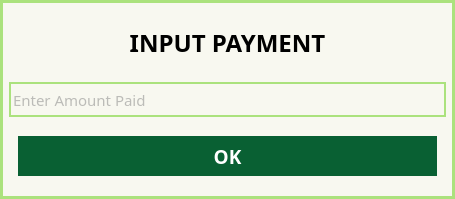
<?xml version="1.0" encoding="UTF-8"?>
<ui version="4.0">
 <class>Dialog</class>
 <widget class="QDialog" name="Dialog">
  <property name="geometry">
   <rect>
    <x>0</x>
    <y>0</y>
    <width>455</width>
    <height>199</height>
   </rect>
  </property>
  <property name="windowTitle">
   <string>Dialog</string>
  </property>
  <property name="styleSheet">
   <string notr="true">#widget{
background-color: #F8F8F0;
border: 3px solid #ABE27D;
}
.QPushButton{
background-color: #096033;
border: 3px solid #096033;
color: white
}
.QLineEdit{
border : 2px solid #ABE27D;
background-color:rgba(0,0,0,0);
color: gray
}
.QLabel{
color: black;
}</string>
  </property>
  <layout class="QVBoxLayout" name="verticalLayout_3">
   <property name="leftMargin">
    <number>0</number>
   </property>
   <property name="topMargin">
    <number>0</number>
   </property>
   <property name="rightMargin">
    <number>0</number>
   </property>
   <property name="bottomMargin">
    <number>0</number>
   </property>
   <item>
    <widget class="QWidget" name="widget" native="true">
     <property name="font">
      <font>
       <family>DM Sans</family>
      </font>
     </property>
     <layout class="QVBoxLayout" name="verticalLayout">
      <item>
       <widget class="QLabel" name="label">
        <property name="font">
         <font>
          <family>DM Sans</family>
          <pointsize>18</pointsize>
          <bold>true</bold>
         </font>
        </property>
        <property name="text">
         <string>INPUT PAYMENT</string>
        </property>
        <property name="alignment">
         <set>Qt::AlignCenter</set>
        </property>
       </widget>
      </item>
      <item>
       <widget class="QLineEdit" name="Input_LE">
        <property name="sizePolicy">
         <sizepolicy hsizetype="Minimum" vsizetype="Fixed">
          <horstretch>0</horstretch>
          <verstretch>0</verstretch>
         </sizepolicy>
        </property>
        <property name="minimumSize">
         <size>
          <width>25</width>
          <height>35</height>
         </size>
        </property>
        <property name="font">
         <font>
          <family>DM Sans</family>
          <pointsize>11</pointsize>
         </font>
        </property>
        <property name="placeholderText">
         <string>Enter Amount Paid</string>
        </property>
       </widget>
      </item>
      <item>
       <widget class="QWidget" name="widget_2" native="true">
        <layout class="QVBoxLayout" name="verticalLayout_2">
         <item>
          <widget class="QPushButton" name="ok_btn">
           <property name="minimumSize">
            <size>
             <width>0</width>
             <height>40</height>
            </size>
           </property>
           <property name="font">
            <font>
             <family>DM Sans</family>
             <pointsize>14</pointsize>
             <bold>true</bold>
            </font>
           </property>
           <property name="text">
            <string>OK</string>
           </property>
          </widget>
         </item>
        </layout>
       </widget>
      </item>
     </layout>
    </widget>
   </item>
  </layout>
 </widget>
 <resources/>
 <connections/>
</ui>
